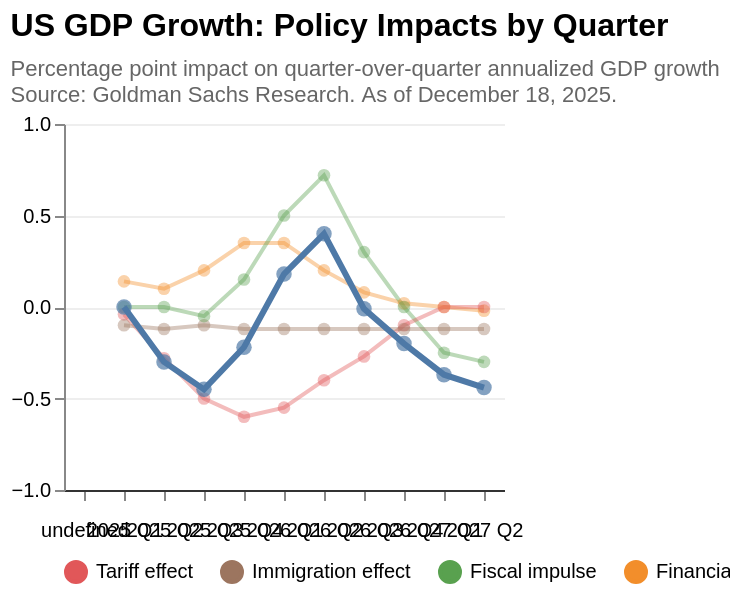

Write the Vega-Lite specification saved for this chart.
### Vega-Lite specification from a JSON file in a GitHub repository (floating-point values rounded to 4 significant figures)
{"$schema": "https://vega.github.io/schema/vega-lite/v5.json", "title": {"text": "US GDP Growth: Policy Impacts by Quarter", "subtitle": ["Percentage point impact on quarter-over-quarter annualized GDP growth", "Source: Goldman Sachs Research. As of December 18, 2025."], "anchor": "start", "fontSize": 16, "fontWeight": "bold", "subtitleFontSize": 11, "subtitleColor": "#666", "subtitlePadding": 8}, "width": "container", "height": "container", "autosize": {"type": "fit", "contains": "padding"}, "background": "white", "data": {"values": [{"order": 1, "quarter": "2025 Q1", "series": "Financial conditions", "value": 0.14}, {"order": 1, "quarter": "2025 Q1", "series": "Fiscal impulse", "value": 0.0}, {"order": 1, "quarter": "2025 Q1", "series": "Tariff effect", "value": -0.04}, {"order": 1, "quarter": "2025 Q1", "series": "Immigration effect", "value": -0.1}, {"order": 2, "quarter": "2025 Q2", "series": "Financial conditions", "value": 0.1}, {"order": 2, "quarter": "2025 Q2", "series": "Fiscal impulse", "value": 0.0}, {"order": 2, "quarter": "2025 Q2", "series": "Tariff effect", "value": -0.28}, {"order": 2, "quarter": "2025 Q2", "series": "Immigration effect", "value": -0.12}, {"order": 3, "quarter": "2025 Q3", "series": "Financial conditions", "value": 0.2}, {"order": 3, "quarter": "2025 Q3", "series": "Tariff effect", "value": -0.5}, {"order": 3, "quarter": "2025 Q3", "series": "Immigration effect", "value": -0.1}, {"order": 3, "quarter": "2025 Q3", "series": "Fiscal impulse", "value": -0.05}, {"order": 4, "quarter": "2025 Q4", "series": "Financial conditions", "value": 0.35}, {"order": 4, "quarter": "2025 Q4", "series": "Fiscal impulse", "value": 0.15}, {"order": 4, "quarter": "2025 Q4", "series": "Tariff effect", "value": -0.6}, {"order": 4, "quarter": "2025 Q4", "series": "Immigration effect", "value": -0.12}, {"order": 5, "quarter": "2026 Q1", "series": "Financial conditions", "value": 0.35}, {"order": 5, "quarter": "2026 Q1", "series": "Fiscal impulse", "value": 0.5}, {"order": 5, "quarter": "2026 Q1", "series": "Tariff effect", "value": -0.55}, {"order": 5, "quarter": "2026 Q1", "series": "Immigration effect", "value": -0.12}, {"order": 6, "quarter": "2026 Q2", "series": "Financial conditions", "value": 0.2}, {"order": 6, "quarter": "2026 Q2", "series": "Fiscal impulse", "value": 0.72}, {"order": 6, "quarter": "2026 Q2", "series": "Tariff effect", "value": -0.4}, {"order": 6, "quarter": "2026 Q2", "series": "Immigration effect", "value": -0.12}, {"order": 7, "quarter": "2026 Q3", "series": "Financial conditions", "value": 0.08}, {"order": 7, "quarter": "2026 Q3", "series": "Fiscal impulse", "value": 0.3}, {"order": 7, "quarter": "2026 Q3", "series": "Tariff effect", "value": -0.27}, {"order": 7, "quarter": "2026 Q3", "series": "Immigration effect", "value": -0.12}, {"order": 8, "quarter": "2026 Q4", "series": "Financial conditions", "value": 0.02}, {"order": 8, "quarter": "2026 Q4", "series": "Fiscal impulse", "value": 0.0}, {"order": 8, "quarter": "2026 Q4", "series": "Tariff effect", "value": -0.1}, {"order": 8, "quarter": "2026 Q4", "series": "Immigration effect", "value": -0.12}, {"order": 9, "quarter": "2027 Q1", "series": "Financial conditions", "value": 0.0}, {"order": 9, "quarter": "2027 Q1", "series": "Fiscal impulse", "value": -0.25}, {"order": 9, "quarter": "2027 Q1", "series": "Tariff effect", "value": 0.0}, {"order": 9, "quarter": "2027 Q1", "series": "Immigration effect", "value": -0.12}, {"order": 10, "quarter": "2027 Q2", "series": "Financial conditions", "value": -0.02}, {"order": 10, "quarter": "2027 Q2", "series": "Fiscal impulse", "value": -0.3}, {"order": 10, "quarter": "2027 Q2", "series": "Tariff effect", "value": 0.0}, {"order": 10, "quarter": "2027 Q2", "series": "Immigration effect", "value": -0.12}]}, "encoding": {"x": {"field": "quarter", "type": "ordinal", "sort": {"field": "order"}, "axis": {"title": null, "labelAngle": 0, "labelFontSize": 10, "labelPadding": 10, "domain": true, "domainColor": "#333"}}}, "layer": [{"params": [{"name": "highlight", "select": {"type": "point", "fields": ["series"], "on": "pointerover", "clear": "pointerout"}}], "mark": {"type": "line", "strokeWidth": 2}, "encoding": {"y": {"field": "value", "type": "quantitative", "axis": {"title": null, "grid": true, "gridColor": "#eee", "labelFontSize": 10}, "scale": {"domain": [-1, 1]}}, "color": {"condition": {"param": "highlight", "field": "series", "type": "nominal", "scale": {"domain": ["Tariff effect", "Immigration effect", "Fiscal impulse", "Financial conditions"], "range": ["#e15759", "#9c755f", "#59a14f", "#f28e2b"]}, "legend": {"orient": "bottom", "direction": "horizontal", "title": null, "labelFontSize": 10, "symbolStrokeWidth": 2}}, "value": "#ccc"}, "opacity": {"condition": {"param": "highlight", "empty": false, "value": 1}, "value": 0.4}, "tooltip": [{"field": "series", "type": "nominal", "title": "Effect"}, {"field": "quarter", "type": "ordinal", "title": "Quarter"}, {"field": "value", "type": "quantitative", "title": "Impact (pp)", "format": ".2f"}]}}, {"mark": {"type": "point", "filled": true, "size": 40}, "encoding": {"y": {"field": "value", "type": "quantitative"}, "color": {"condition": {"param": "highlight", "field": "series", "type": "nominal", "scale": {"domain": ["Tariff effect", "Immigration effect", "Fiscal impulse", "Financial conditions"], "range": ["#e15759", "#9c755f", "#59a14f", "#f28e2b"]}, "legend": null}, "value": "#ccc"}, "opacity": {"condition": {"param": "highlight", "empty": false, "value": 1}, "value": 0.4}}}, {"transform": [{"aggregate": [{"op": "sum", "field": "value", "as": "total"}], "groupby": ["quarter", "order"]}], "mark": {"type": "line", "strokeWidth": 3, "color": "#4e79a7"}, "encoding": {"y": {"field": "total", "type": "quantitative"}}}, {"transform": [{"aggregate": [{"op": "sum", "field": "value", "as": "total"}], "groupby": ["quarter", "order"]}], "mark": {"type": "point", "filled": true, "size": 60, "color": "#4e79a7"}, "encoding": {"y": {"field": "total", "type": "quantitative"}, "tooltip": [{"value": "Total"}, {"field": "quarter", "type": "ordinal", "title": "Quarter"}, {"field": "total", "type": "quantitative", "title": "Impact (pp)", "format": ".2f"}]}}, {"data": {"values": [{"series": "Total"}]}, "mark": {"type": "point", "opacity": 0}, "encoding": {"color": {"field": "series", "type": "nominal", "scale": {"domain": ["Total"], "range": ["#4e79a7"]}, "legend": {"orient": "bottom", "direction": "horizontal", "title": null, "labelFontSize": 10, "symbolStrokeWidth": 3}}}}], "config": {"view": {"stroke": null}, "axis": {"labelFont": "sans-serif", "titleFont": "sans-serif"}, "legend": {"offset": 10}}}
